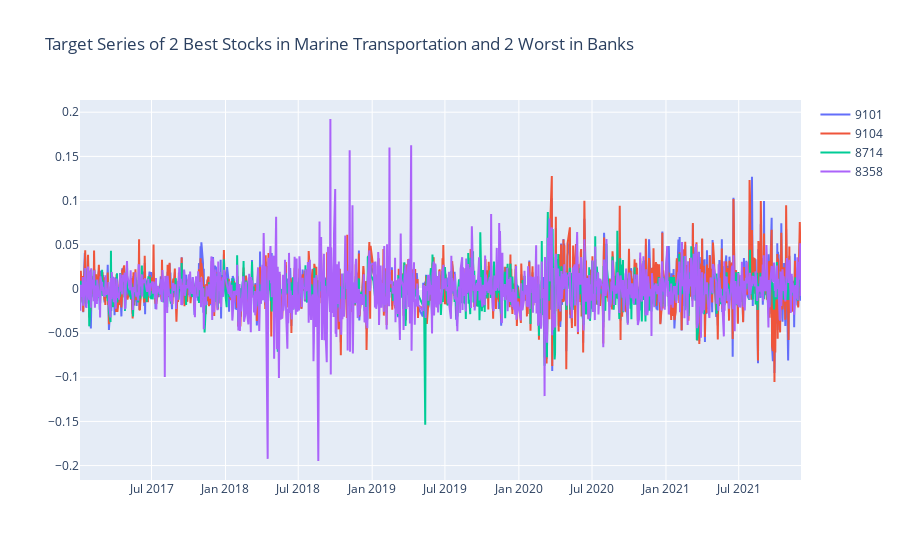

Notebook cell for this chart:
### Markdown cell above
Finally, let's verify if stocks from different sectors have the relationship observed above. I select stocks 9101, 9104, 8714 and 8358 to illustrate the statement

### Code cell
fig = go.Figure()
for stock_code in [9101, 9104, 8714, 8358]:
    df_ = df_prices[df_prices['SecuritiesCode'] == stock_code]
    fig.add_trace(go.Scatter(x=unique_dates, y=df_['Target'], name=stock_code))
fig.update_layout(
    title=f"Target Series of 2 Best Stocks in Marine Transportation and 2 Worst in Banks",
)
fig.show()

### Figure 1 — Plotly figure (JSON) as saved in the notebook; plotly's stock layout.template omitted (floating-point values rounded to 4 significant figures; data arrays with more than 128 entries replaced by an {"elided": "..."} marker saying what was removed)
{"data": [{"name": "9101", "type": "scatter", "x": {"elided": "1202 str values"}, "y": {"elided": "1202 float values"}}, {"name": "9104", "type": "scatter", "x": {"elided": "1202 str values"}, "y": {"elided": "1202 float values"}}, {"name": "8714", "type": "scatter", "x": {"elided": "1202 str values"}, "y": {"elided": "1202 float values"}}, {"name": "8358", "type": "scatter", "x": {"elided": "1202 str values"}, "y": {"elided": "1202 float values"}}], "layout": {"title": {"text": "Target Series of 2 Best Stocks in Marine Transportation and 2 Worst in Banks"}}}
